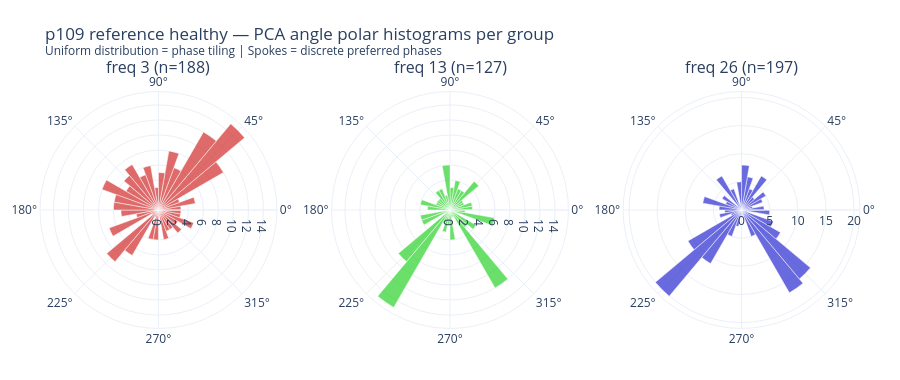
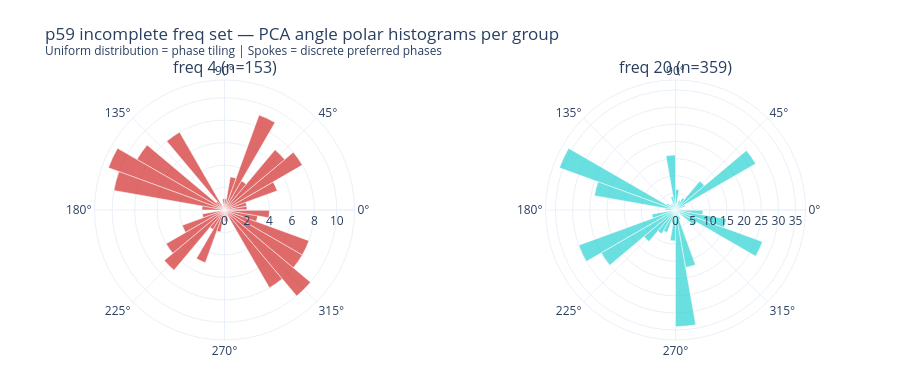
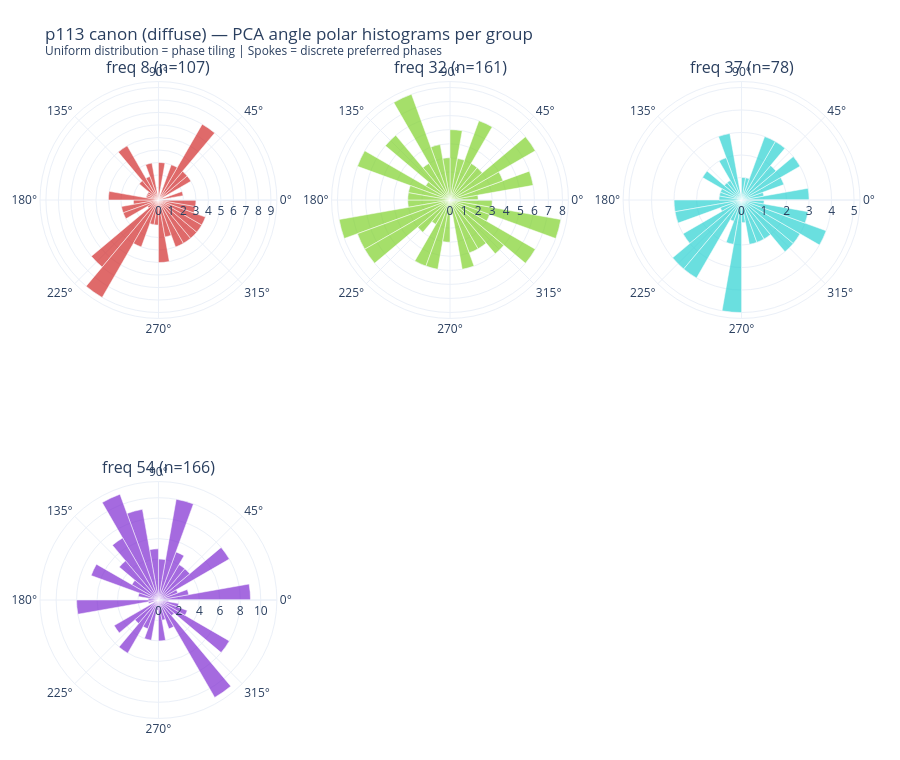
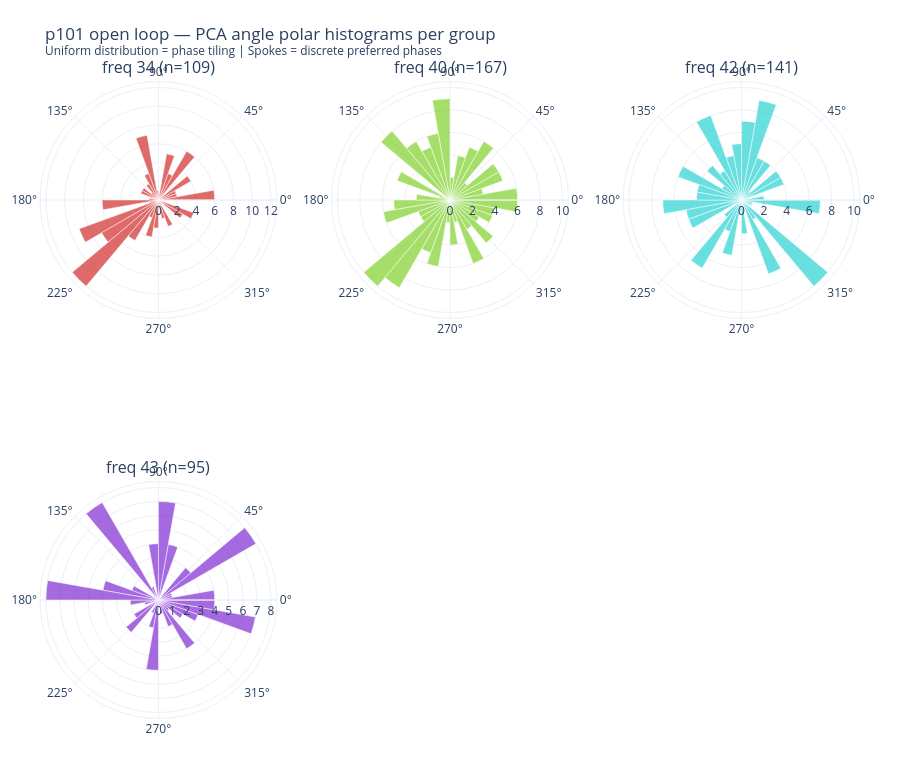

Notebook source saved alongside these figures, in order:
### Markdown cell above
## Polar histograms: are phases uniformly distributed?

If the ring hypothesis is correct, PCA angles should be **uniformly distributed** around
the circle. Spokes in the scatter correspond to clustering — distinct preferred phases
rather than a continuous ring.

### Code cell
def render_polar_histogram(phases, label, n_bins=36):
    """Polar histogram of PCA angles for each frequency group."""
    import colorsys

    n_groups = len(phases)
    cols = min(n_groups, 3)
    rows = (n_groups + cols - 1) // cols
    subplot_titles = [f"freq {gp['freq']} (n={len(gp['members'])})" for gp in phases]

    fig = make_subplots(
        rows=rows, cols=cols,
        specs=[[{"type": "polar"}] * cols for _ in range(rows)],
        subplot_titles=subplot_titles,
    )

    bin_edges = np.linspace(-np.pi, np.pi, n_bins + 1)
    bin_centers = (bin_edges[:-1] + bin_edges[1:]) / 2

    for idx, gp in enumerate(phases):
        row, col = divmod(idx, cols)
        hue = idx / max(n_groups, 1)
        r, g, b = colorsys.hls_to_rgb(hue, 0.5, 0.65)
        color = f"rgba({int(r*255)},{int(g*255)},{int(b*255)},0.7)"

        counts, _ = np.histogram(gp["pca_angle"], bins=bin_edges)

        fig.add_trace(
            go.Barpolar(
                r=counts.tolist(),
                theta=np.degrees(bin_centers).tolist(),
                width=(360 / n_bins),
                marker_color=color,
                showlegend=False,
            ),
            row=row + 1, col=col + 1,
        )

    fig.update_layout(
        title=f"{label} — PCA angle polar histograms per group<br>"
              "<sup>Uniform distribution = phase tiling | Spokes = discrete preferred phases</sup>",
        template="plotly_white",
        height=380 * rows,
        margin=dict(l=40, r=40, t=80, b=40),
    )
    return fig


for prime, seed, data_seed, label in MODELS:
    v = family.get_variant(prime=prime, seed=seed, data_seed=data_seed)
    data = load_phase_data(v)
    phases = [extract_group_phases(data, g) for g in range(len(data["group_freqs"]))]
    fig = render_polar_histogram(phases, label)
    fig.show()
    tag = f"p{prime}_s{seed}_ds{data_seed}"
    fig.write_image(str(EXPORT_DIR / f"{tag}_polar_hist.png"))

### Figure 1 — Plotly figure (JSON) as saved in the notebook; plotly's stock layout.template omitted (floating-point values rounded to 4 significant figures)
{"data": [{"marker": {"color": "rgba(210,44,44,0.7)"}, "r": [5, 3, 7, 1, 9, 7, 1, 4, 4, 0, 4, 3, 3, 4, 3, 5, 3, 3, 3, 5, 3, 10, 15, 12, 6, 8, 5, 3, 6, 5, 7, 6, 5, 8, 6, 6], "showlegend": false, "subplot": "polar", "theta": [-175, -165.0, -155, -145, -135, -125.0, -115.0, -105.0, -95, -85, -75.0, -65, -55, -45, -35, -25.0, -15.0, -5.0, 5.0, 15.0, 25.0, 35, 45, 55.0, 65.0, 75.0, 85, 95, 105.0, 115, 125.0, 135, 145, 155.0, 165, 175], "type": "barpolar", "width": 10}, {"marker": {"color": "rgba(44,210,44,0.7)"}, "r": [0, 4, 4, 0, 9, 15, 2, 3, 2, 4, 1, 1, 12, 3, 4, 0, 6, 2, 3, 3, 2, 2, 5, 3, 3, 4, 3, 6, 2, 3, 3, 2, 2, 2, 4, 3], "showlegend": false, "subplot": "polar2", "theta": [-175, -165.0, -155, -145, -135, -125.0, -115.0, -105.0, -95, -85, -75.0, -65, -55, -45, -35, -25.0, -15.0, -5.0, 5.0, 15.0, 25.0, 35, 45, 55.0, 65.0, 75.0, 85, 95, 105.0, 115, 125.0, 135, 145, 155.0, 165, 175], "type": "barpolar", "width": 10}, {"marker": {"color": "rgba(44,44,210,0.7)"}, "r": [3, 4, 2, 11, 20, 11, 5, 3, 0, 1, 0, 5, 17, 16, 8, 6, 1, 5, 4, 2, 4, 5, 3, 7, 4, 6, 8, 5, 1, 4, 7, 1, 4, 3, 7, 4], "showlegend": false, "subplot": "polar3", "theta": [-175, -165.0, -155, -145, -135, -125.0, -115.0, -105.0, -95, -85, -75.0, -65, -55, -45, -35, -25.0, -15.0, -5.0, 5.0, 15.0, 25.0, 35, 45, 55.0, 65.0, 75.0, 85, 95, 105.0, 115, 125.0, 135, 145, 155.0, 165, 175], "type": "barpolar", "width": 10}], "layout": {"annotations": [{"font": {"size": 16}, "showarrow": false, "text": "freq 3 (n=188)", "x": 0.1444, "xanchor": "center", "xref": "paper", "y": 1, "yanchor": "bottom", "yref": "paper"}, {"font": {"size": 16}, "showarrow": false, "text": "freq 13 (n=127)", "x": 0.5, "xanchor": "center", "xref": "paper", "y": 1, "yanchor": "bottom", "yref": "paper"}, {"font": {"size": 16}, "showarrow": false, "text": "freq 26 (n=197)", "x": 0.8556, "xanchor": "center", "xref": "paper", "y": 1, "yanchor": "bottom", "yref": "paper"}], "height": 380, "margin": {"b": 40, "l": 40, "r": 40, "t": 80}, "polar": {"domain": {"x": [0, 0.2889], "y": [0, 1]}}, "polar2": {"domain": {"x": [0.3556, 0.6444], "y": [0, 1]}}, "polar3": {"domain": {"x": [0.7111, 1], "y": [0, 1]}}, "title": {"text": "p109 reference healthy — PCA angle polar histograms per group<br><sup>Uniform distribution = phase tiling | Spokes = discrete preferred phases</sup>"}}}

### Figure 2 — Plotly figure (JSON) as saved in the notebook; plotly's stock layout.template omitted (floating-point values rounded to 4 significant figures)
{"data": [{"marker": {"color": "rgba(210,44,44,0.7)"}, "r": [0, 2, 4, 6, 7, 2, 5, 2, 0, 1, 1, 0, 8, 10, 8, 8, 3, 4, 2, 2, 5, 8, 7, 3, 9, 3, 1, 1, 0, 0, 8, 1, 9, 11, 10, 2], "showlegend": false, "subplot": "polar", "theta": [-175, -165.0, -155, -145, -135, -125.0, -115.0, -105.0, -95, -85, -75.0, -65, -55, -45, -35, -25.0, -15.0, -5.0, 5.0, 15.0, 25.0, 35, 45, 55.0, 65.0, 75.0, 85, 95, 105.0, 115, 125.0, 135, 145, 155.0, 165, 175], "type": "barpolar", "width": 10}, {"marker": {"color": "rgba(44,210,210,0.7)"}, "r": [1, 7, 30, 25, 12, 8, 7, 1, 9, 34, 17, 3, 0, 1, 7, 27, 15, 8, 0, 0, 3, 27, 11, 4, 3, 1, 6, 16, 4, 2, 2, 2, 3, 36, 24, 3], "showlegend": false, "subplot": "polar2", "theta": [-175, -165.0, -155, -145, -135, -125.0, -115.0, -105.0, -95, -85, -75.0, -65, -55, -45, -35, -25.0, -15.0, -5.0, 5.0, 15.0, 25.0, 35, 45, 55.0, 65.0, 75.0, 85, 95, 105.0, 115, 125.0, 135, 145, 155.0, 165, 175], "type": "barpolar", "width": 10}], "layout": {"annotations": [{"font": {"size": 16}, "showarrow": false, "text": "freq 4 (n=153)", "x": 0.225, "xanchor": "center", "xref": "paper", "y": 1, "yanchor": "bottom", "yref": "paper"}, {"font": {"size": 16}, "showarrow": false, "text": "freq 20 (n=359)", "x": 0.775, "xanchor": "center", "xref": "paper", "y": 1, "yanchor": "bottom", "yref": "paper"}], "height": 380, "margin": {"b": 40, "l": 40, "r": 40, "t": 80}, "polar": {"domain": {"x": [0, 0.45], "y": [0, 1]}}, "polar2": {"domain": {"x": [0.55, 1], "y": [0, 1]}}, "title": {"text": "p59 incomplete freq set — PCA angle polar histograms per group<br><sup>Uniform distribution = phase tiling | Spokes = discrete preferred phases</sup>"}}}

### Figure 3 — Plotly figure (JSON) as saved in the notebook; plotly's stock layout.template omitted (floating-point values rounded to 4 significant figures)
{"data": [{"marker": {"color": "rgba(210,44,44,0.7)"}, "r": [2, 3, 3, 1, 7, 9, 4, 2, 2, 5, 3, 4, 4, 4, 4, 4, 3, 3, 0, 2, 0, 3, 3, 7, 3, 0, 3, 0, 3, 2, 5, 2, 1, 1, 1, 4], "showlegend": false, "subplot": "polar", "theta": [-175, -165.0, -155, -145, -135, -125.0, -115.0, -105.0, -95, -85, -75.0, -65, -55, -45, -35, -25.0, -15.0, -5.0, 5.0, 15.0, 25.0, 35, 45, 55.0, 65.0, 75.0, 85, 95, 105.0, 115, 125.0, 135, 145, 155.0, 165, 175], "type": "barpolar", "width": 10}, {"marker": {"color": "rgba(127,210,44,0.7)"}, "r": [3, 8, 7, 7, 3, 2, 5, 5, 3, 1, 5, 4, 4, 5, 7, 3, 8, 3, 2, 6, 4, 7, 3, 3, 6, 3, 5, 3, 4, 8, 3, 6, 2, 7, 3, 3], "showlegend": false, "subplot": "polar2", "theta": [-175, -165.0, -155, -145, -135, -125.0, -115.0, -105.0, -95, -85, -75.0, -65, -55, -45, -35, -25.0, -15.0, -5.0, 5.0, 15.0, 25.0, 35, 45, 55.0, 65.0, 75.0, 85, 95, 105.0, 115, 125.0, 135, 145, 155.0, 165, 175], "type": "barpolar", "width": 10}, {"marker": {"color": "rgba(44,210,210,0.7)"}, "r": [3, 3, 1, 3, 4, 4, 1, 2, 5, 1, 2, 2, 2, 3, 3, 4, 3, 1, 3, 1, 2, 3, 2, 3, 3, 1, 1, 0, 3, 2, 1, 1, 2, 1, 1, 1], "showlegend": false, "subplot": "polar3", "theta": [-175, -165.0, -155, -145, -135, -125.0, -115.0, -105.0, -95, -85, -75.0, -65, -55, -45, -35, -25.0, -15.0, -5.0, 5.0, 15.0, 25.0, 35, 45, 55.0, 65.0, 75.0, 85, 95, 105.0, 115, 125.0, 135, 145, 155.0, 165, 175], "type": "barpolar", "width": 10}, {"marker": {"color": "rgba(127,44,210,0.7)"}, "r": [8, 1, 0, 5, 3, 6, 3, 4, 1, 4, 2, 3, 11, 2, 8, 3, 2, 1, 9, 3, 2, 8, 4, 4, 5, 10, 4, 5, 9, 11, 7, 5, 3, 7, 2, 1], "showlegend": false, "subplot": "polar4", "theta": [-175, -165.0, -155, -145, -135, -125.0, -115.0, -105.0, -95, -85, -75.0, -65, -55, -45, -35, -25.0, -15.0, -5.0, 5.0, 15.0, 25.0, 35, 45, 55.0, 65.0, 75.0, 85, 95, 105.0, 115, 125.0, 135, 145, 155.0, 165, 175], "type": "barpolar", "width": 10}], "layout": {"annotations": [{"font": {"size": 16}, "showarrow": false, "text": "freq 8 (n=107)", "x": 0.1444, "xanchor": "center", "xref": "paper", "y": 1, "yanchor": "bottom", "yref": "paper"}, {"font": {"size": 16}, "showarrow": false, "text": "freq 32 (n=161)", "x": 0.5, "xanchor": "center", "xref": "paper", "y": 1, "yanchor": "bottom", "yref": "paper"}, {"font": {"size": 16}, "showarrow": false, "text": "freq 37 (n=78)", "x": 0.8556, "xanchor": "center", "xref": "paper", "y": 1, "yanchor": "bottom", "yref": "paper"}, {"font": {"size": 16}, "showarrow": false, "text": "freq 54 (n=166)", "x": 0.1444, "xanchor": "center", "xref": "paper", "y": 0.375, "yanchor": "bottom", "yref": "paper"}], "height": 760, "margin": {"b": 40, "l": 40, "r": 40, "t": 80}, "polar": {"domain": {"x": [0, 0.2889], "y": [0.625, 1]}}, "polar2": {"domain": {"x": [0.3556, 0.6444], "y": [0.625, 1]}}, "polar3": {"domain": {"x": [0.7111, 1], "y": [0.625, 1]}}, "polar4": {"domain": {"x": [0, 0.2889], "y": [0, 0.375]}}, "polar5": {"domain": {"x": [0.3556, 0.6444], "y": [0, 0.375]}}, "polar6": {"domain": {"x": [0.7111, 1], "y": [0, 0.375]}}, "title": {"text": "p113 canon (diffuse) — PCA angle polar histograms per group<br><sup>Uniform distribution = phase tiling | Spokes = discrete preferred phases</sup>"}}}

### Figure 4 — Plotly figure (JSON) as saved in the notebook; plotly's stock layout.template omitted (floating-point values rounded to 4 significant figures)
{"data": [{"marker": {"color": "rgba(210,44,44,0.7)"}, "r": [6, 1, 9, 7, 12, 5, 2, 4, 3, 1, 2, 3, 0, 0, 3, 4, 0, 0, 6, 2, 2, 4, 0, 6, 3, 5, 0, 1, 7, 3, 2, 1, 2, 2, 0, 1], "showlegend": false, "subplot": "polar", "theta": [-175, -165.0, -155, -145, -135, -125.0, -115.0, -105.0, -95, -85, -75.0, -65, -55, -45, -35, -25.0, -15.0, -5.0, 5.0, 15.0, 25.0, 35, 45, 55.0, 65.0, 75.0, 85, 95, 105.0, 115, 125.0, 135, 145, 155.0, 165, 175], "type": "barpolar", "width": 10}, {"marker": {"color": "rgba(127,210,44,0.7)"}, "r": [5, 6, 3, 3, 10, 9, 5, 6, 2, 4, 2, 6, 3, 5, 3, 4, 4, 6, 6, 3, 5, 5, 2, 6, 5, 4, 2, 9, 6, 5, 6, 8, 0, 5, 1, 3], "showlegend": false, "subplot": "polar2", "theta": [-175, -165.0, -155, -145, -135, -125.0, -115.0, -105.0, -95, -85, -75.0, -65, -55, -45, -35, -25.0, -15.0, -5.0, 5.0, 15.0, 25.0, 35, 45, 55.0, 65.0, 75.0, 85, 95, 105.0, 115, 125.0, 135, 145, 155.0, 165, 175], "type": "barpolar", "width": 10}, {"marker": {"color": "rgba(44,210,210,0.7)"}, "r": [7, 5, 5, 0, 2, 7, 3, 5, 1, 3, 0, 7, 2, 10, 0, 1, 1, 7, 2, 0, 4, 4, 1, 4, 4, 9, 7, 5, 4, 8, 3, 4, 2, 6, 4, 4], "showlegend": false, "subplot": "polar3", "theta": [-175, -165.0, -155, -145, -135, -125.0, -115.0, -105.0, -95, -85, -75.0, -65, -55, -45, -35, -25.0, -15.0, -5.0, 5.0, 15.0, 25.0, 35, 45, 55.0, 65.0, 75.0, 85, 95, 105.0, 115, 125.0, 135, 145, 155.0, 165, 175], "type": "barpolar", "width": 10}, {"marker": {"color": "rgba(127,44,210,0.7)"}, "r": [2, 1, 0, 2, 3, 0, 1, 2, 5, 0, 1, 2, 4, 1, 2, 3, 7, 4, 4, 1, 1, 8, 3, 0, 0, 4, 7, 4, 0, 1, 8, 0, 0, 2, 4, 8], "showlegend": false, "subplot": "polar4", "theta": [-175, -165.0, -155, -145, -135, -125.0, -115.0, -105.0, -95, -85, -75.0, -65, -55, -45, -35, -25.0, -15.0, -5.0, 5.0, 15.0, 25.0, 35, 45, 55.0, 65.0, 75.0, 85, 95, 105.0, 115, 125.0, 135, 145, 155.0, 165, 175], "type": "barpolar", "width": 10}], "layout": {"annotations": [{"font": {"size": 16}, "showarrow": false, "text": "freq 34 (n=109)", "x": 0.1444, "xanchor": "center", "xref": "paper", "y": 1, "yanchor": "bottom", "yref": "paper"}, {"font": {"size": 16}, "showarrow": false, "text": "freq 40 (n=167)", "x": 0.5, "xanchor": "center", "xref": "paper", "y": 1, "yanchor": "bottom", "yref": "paper"}, {"font": {"size": 16}, "showarrow": false, "text": "freq 42 (n=141)", "x": 0.8556, "xanchor": "center", "xref": "paper", "y": 1, "yanchor": "bottom", "yref": "paper"}, {"font": {"size": 16}, "showarrow": false, "text": "freq 43 (n=95)", "x": 0.1444, "xanchor": "center", "xref": "paper", "y": 0.375, "yanchor": "bottom", "yref": "paper"}], "height": 760, "margin": {"b": 40, "l": 40, "r": 40, "t": 80}, "polar": {"domain": {"x": [0, 0.2889], "y": [0.625, 1]}}, "polar2": {"domain": {"x": [0.3556, 0.6444], "y": [0.625, 1]}}, "polar3": {"domain": {"x": [0.7111, 1], "y": [0.625, 1]}}, "polar4": {"domain": {"x": [0, 0.2889], "y": [0, 0.375]}}, "polar5": {"domain": {"x": [0.3556, 0.6444], "y": [0, 0.375]}}, "polar6": {"domain": {"x": [0.7111, 1], "y": [0, 0.375]}}, "title": {"text": "p101 open loop — PCA angle polar histograms per group<br><sup>Uniform distribution = phase tiling | Spokes = discrete preferred phases</sup>"}}}
